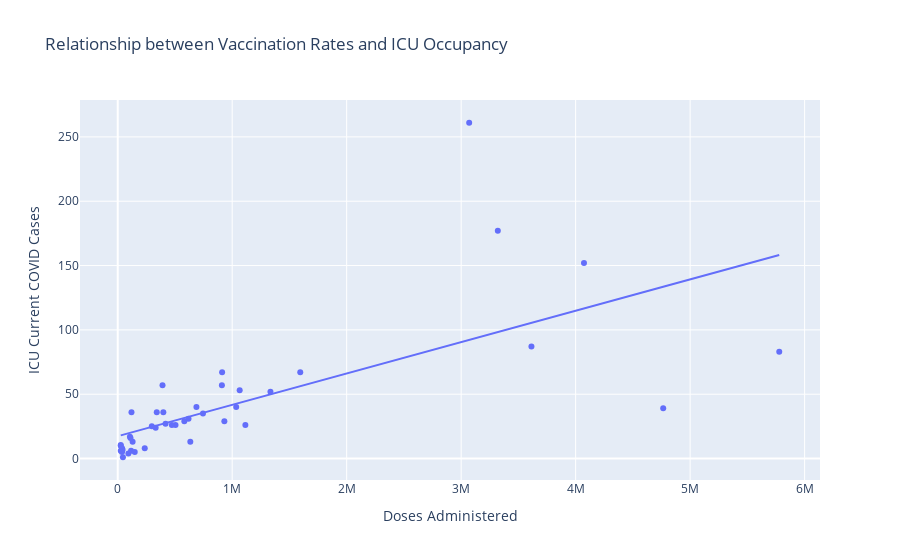
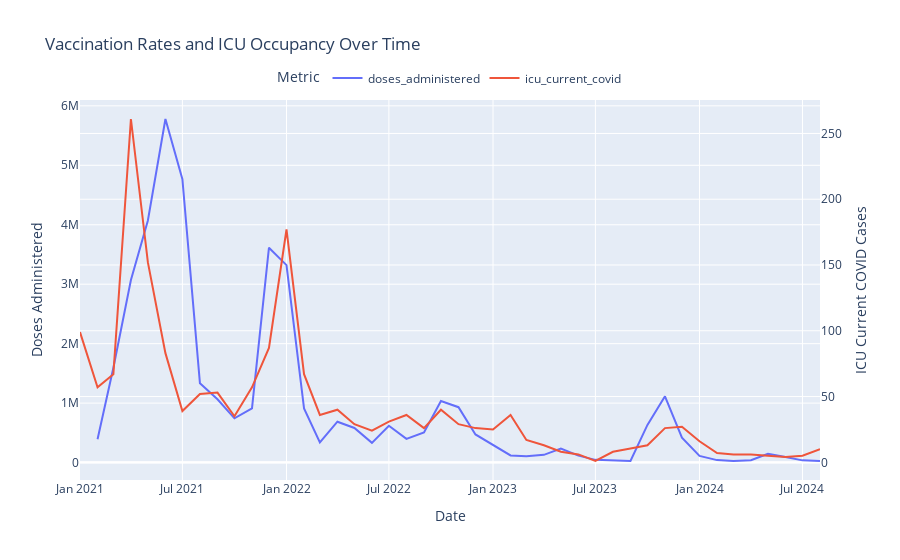
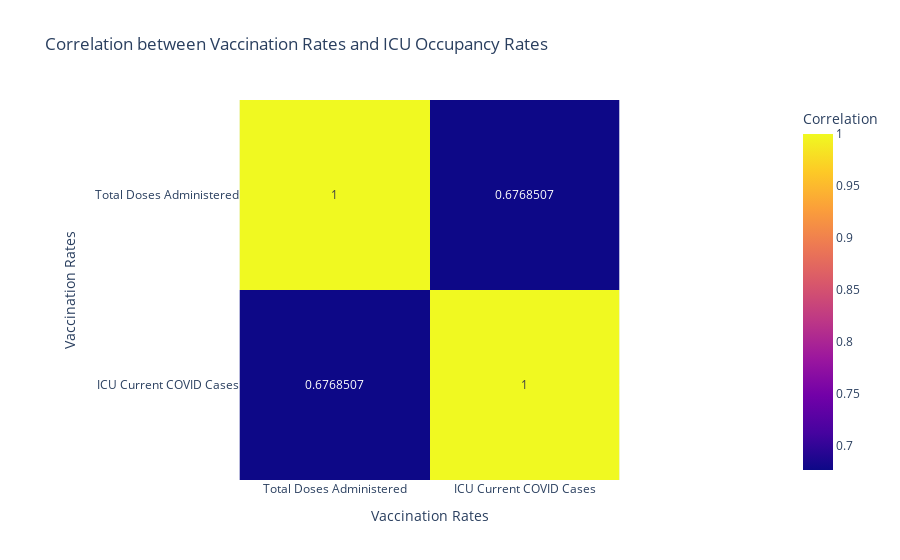

The notebook cell these images were saved under, in order:
### Markdown cell above
### Analysis 01

### Code cell
import plotly.express as px

# Scatter plot of Total Doses Administered vs ICU Current COVID Cases
fig1_scatter = px.scatter(
    merged_df,
    x='doses_administered',
    y='icu_current_covid',
    title='Relationship between Vaccination Rates and ICU Occupancy',
    labels={
        'doses_administered': 'Doses Administered',
        'icu_current_covid': 'ICU Current COVID Cases'
    },
    trendline='ols'
)
fig1_scatter.show()

# Line plot of Total Doses Administered and ICU Current COVID Cases Over Time
fig1_line = px.line(
    merged_df,
    x='date',
    y=['doses_administered', 'icu_current_covid'],
    title='Vaccination Rates and ICU Occupancy Over Time',
    labels={
        'value': 'Count',
        'date': 'Date',
        'variable': 'Metric'
    }
)

# Update layout to add secondary y-axis and adjust legend position
fig1_line.update_layout(
    yaxis2=dict(
        title='ICU Current COVID Cases',
        overlaying='y',
        side='right'
    ),
    yaxis=dict(
        title='Doses Administered'
    ),
    legend=dict(
        orientation='h',
        yanchor='bottom',
        y=1.02,
        xanchor='center',
        x=0.5
    )
)

# Update traces to use secondary y-axis for ICU Current COVID Cases
fig1_line.update_traces(yaxis='y2', selector=dict(name='icu_current_covid'))

fig1_line.show()

# Correlation Heatmap between Vaccination Rates and ICU Occupancy Rates
corr = merged_df[['doses_administered', 'icu_current_covid']].corr()
fig1_corr = px.imshow(
    corr,
    text_auto=True,
    title='Correlation between Vaccination Rates and ICU Occupancy Rates',
    labels=dict(x="Vaccination Rates", y="Vaccination Rates", color="Correlation"),
    x=['Total Doses Administered', 'ICU Current COVID Cases'],
    y=['Total Doses Administered', 'ICU Current COVID Cases']
)
fig1_corr.show()

### Figure 1 — Plotly figure (JSON) as saved in the notebook; plotly's stock layout.template omitted (floating-point values rounded to 4 significant figures)
{"data": [{"hovertemplate": "Doses Administered=%{x}<br>ICU Current COVID Cases=%{y}<extra></extra>", "legendgroup": "", "marker": {"color": "#636efa", "symbol": "circle"}, "mode": "markers", "name": "", "orientation": "v", "showlegend": false, "type": "scatter", "x": [null, 391216, 1594393, 3070032, 4072798, 5778511, 4764858, 1334065, 1065364, 744635, 910065, 3613787, 3320228, 911736, 340962, 687463, 581930, 331407, 618461, 398512, 504758, 1034946, 931480, 473122, 297852, 120103, 106698, 129967, 236026, 116607, 45491, 37613, 26529, 634124, 1114942, 417766, 111905, 41562, 26725, 39784, 148702, 93326, 37021, 26480], "xaxis": "x", "y": [99, 57, 67, 261, 152, 83, 39, 52, 53, 35, 57, 87, 177, 67, 36, 40, 29, 24, 31, 36, 26, 40, 29, 26, 25, 36, 17, 13, 8, 6, 1, 8, 10.5, 13, 26, 27, 16, 7, 6, 6, 5, 4, 5, 10], "yaxis": "y"}, {"hovertemplate": "<b>OLS trendline</b><br>icu_current_covid = 2.43799e-05 * doses_administered + 17.3721<br>R<sup>2</sup>=0.458127<br><br>Doses Administered=%{x}<br>ICU Current COVID Cases=%{y} <b>(trend)</b><extra></extra>", "legendgroup": "", "marker": {"color": "#636efa", "symbol": "circle"}, "mode": "lines", "name": "", "showlegend": false, "type": "scatter", "x": [26480, 26529, 26725, 37021, 37613, 39784, 41562, 45491, 93326, 106698, 111905, 116607, 120103, 129967, 148702, 236026, 297852, 331407, 340962, 391216, 398512, 417766, 473122, 504758, 581930, 618461, 634124, 687463, 744635, 910065, 911736, 931480, 1034946, 1065364, 1114942, 1334065, 1594393, 3070032, 3320228, 3613787, 4072798, 4764858, 5778511], "xaxis": "x", "y": [18.02, 18.02, 18.02, 18.27, 18.29, 18.34, 18.39, 18.48, 19.65, 19.97, 20.1, 20.22, 20.3, 20.54, 21.0, 23.13, 24.63, 25.45, 25.68, 26.91, 27.09, 27.56, 28.91, 29.68, 31.56, 32.45, 32.83, 34.13, 35.53, 39.56, 39.6, 40.08, 42.6, 43.35, 44.55, 49.9, 56.24, 92.22, 98.32, 105.5, 116.7, 133.5, 158.3], "yaxis": "y"}], "layout": {"legend": {"tracegroupgap": 0}, "title": {"text": "Relationship between Vaccination Rates and ICU Occupancy"}, "xaxis": {"anchor": "y", "domain": [0, 1], "title": {"text": "Doses Administered"}}, "yaxis": {"anchor": "x", "domain": [0, 1], "title": {"text": "ICU Current COVID Cases"}}}}

### Figure 2 — Plotly figure (JSON) as saved in the notebook; plotly's stock layout.template omitted (floating-point values rounded to 4 significant figures)
{"data": [{"hovertemplate": "Metric=doses_administered<br>Date=%{x}<br>Count=%{y}<extra></extra>", "legendgroup": "doses_administered", "line": {"color": "#636efa", "dash": "solid"}, "marker": {"symbol": "circle"}, "mode": "lines", "name": "doses_administered", "orientation": "v", "showlegend": true, "type": "scatter", "x": ["2021-01-01T00:00:00", "2021-02-01T00:00:00", "2021-03-01T00:00:00", "2021-04-01T00:00:00", "2021-05-01T00:00:00", "2021-06-01T00:00:00", "2021-07-01T00:00:00", "2021-08-01T00:00:00", "2021-09-01T00:00:00", "2021-10-01T00:00:00", "2021-11-01T00:00:00", "2021-12-01T00:00:00", "2022-01-01T00:00:00", "2022-02-01T00:00:00", "2022-03-01T00:00:00", "2022-04-01T00:00:00", "2022-05-01T00:00:00", "2022-06-01T00:00:00", "2022-07-01T00:00:00", "2022-08-01T00:00:00", "2022-09-01T00:00:00", "2022-10-01T00:00:00", "2022-11-01T00:00:00", "2022-12-01T00:00:00", "2023-01-01T00:00:00", "2023-02-01T00:00:00", "2023-03-01T00:00:00", "2023-04-01T00:00:00", "2023-05-01T00:00:00", "2023-06-01T00:00:00", "2023-07-01T00:00:00", "2023-08-01T00:00:00", "2023-09-01T00:00:00", "2023-10-01T00:00:00", "2023-11-01T00:00:00", "2023-12-01T00:00:00", "2024-01-01T00:00:00", "2024-02-01T00:00:00", "2024-03-01T00:00:00", "2024-04-01T00:00:00", "2024-05-01T00:00:00", "2024-06-01T00:00:00", "2024-07-01T00:00:00", "2024-08-01T00:00:00"], "xaxis": "x", "y": [null, 391216, 1594393, 3070032, 4072798, 5778511, 4764858, 1334065, 1065364, 744635, 910065, 3613787, 3320228, 911736, 340962, 687463, 581930, 331407, 618461, 398512, 504758, 1034946, 931480, 473122, 297852, 120103, 106698, 129967, 236026, 116607, 45491, 37613, 26529, 634124, 1114942, 417766, 111905, 41562, 26725, 39784, 148702, 93326, 37021, 26480], "yaxis": "y"}, {"hovertemplate": "Metric=icu_current_covid<br>Date=%{x}<br>Count=%{y}<extra></extra>", "legendgroup": "icu_current_covid", "line": {"color": "#EF553B", "dash": "solid"}, "marker": {"symbol": "circle"}, "mode": "lines", "name": "icu_current_covid", "orientation": "v", "showlegend": true, "type": "scatter", "x": ["2021-01-01T00:00:00", "2021-02-01T00:00:00", "2021-03-01T00:00:00", "2021-04-01T00:00:00", "2021-05-01T00:00:00", "2021-06-01T00:00:00", "2021-07-01T00:00:00", "2021-08-01T00:00:00", "2021-09-01T00:00:00", "2021-10-01T00:00:00", "2021-11-01T00:00:00", "2021-12-01T00:00:00", "2022-01-01T00:00:00", "2022-02-01T00:00:00", "2022-03-01T00:00:00", "2022-04-01T00:00:00", "2022-05-01T00:00:00", "2022-06-01T00:00:00", "2022-07-01T00:00:00", "2022-08-01T00:00:00", "2022-09-01T00:00:00", "2022-10-01T00:00:00", "2022-11-01T00:00:00", "2022-12-01T00:00:00", "2023-01-01T00:00:00", "2023-02-01T00:00:00", "2023-03-01T00:00:00", "2023-04-01T00:00:00", "2023-05-01T00:00:00", "2023-06-01T00:00:00", "2023-07-01T00:00:00", "2023-08-01T00:00:00", "2023-09-01T00:00:00", "2023-10-01T00:00:00", "2023-11-01T00:00:00", "2023-12-01T00:00:00", "2024-01-01T00:00:00", "2024-02-01T00:00:00", "2024-03-01T00:00:00", "2024-04-01T00:00:00", "2024-05-01T00:00:00", "2024-06-01T00:00:00", "2024-07-01T00:00:00", "2024-08-01T00:00:00"], "xaxis": "x", "y": [99, 57, 67, 261, 152, 83, 39, 52, 53, 35, 57, 87, 177, 67, 36, 40, 29, 24, 31, 36, 26, 40, 29, 26, 25, 36, 17, 13, 8, 6, 1, 8, 10.5, 13, 26, 27, 16, 7, 6, 6, 5, 4, 5, 10], "yaxis": "y2"}], "layout": {"legend": {"orientation": "h", "title": {"text": "Metric"}, "tracegroupgap": 0, "x": 0.5, "xanchor": "center", "y": 1.02, "yanchor": "bottom"}, "title": {"text": "Vaccination Rates and ICU Occupancy Over Time"}, "xaxis": {"anchor": "y", "domain": [0, 1], "title": {"text": "Date"}}, "yaxis": {"anchor": "x", "domain": [0, 1], "title": {"text": "Doses Administered"}}, "yaxis2": {"overlaying": "y", "side": "right", "title": {"text": "ICU Current COVID Cases"}}}}

### Figure 3 — Plotly figure (JSON) as saved in the notebook; plotly's stock layout.template omitted (floating-point values rounded to 4 significant figures)
{"data": [{"coloraxis": "coloraxis", "hovertemplate": "Vaccination Rates: %{x}<br>Vaccination Rates: %{y}<br>Correlation: %{z}<extra></extra>", "name": "0", "texttemplate": "%{z}", "type": "heatmap", "x": ["Total Doses Administered", "ICU Current COVID Cases"], "xaxis": "x", "y": ["Total Doses Administered", "ICU Current COVID Cases"], "yaxis": "y", "z": [[1, 0.6769], [0.6769, 1]]}], "layout": {"coloraxis": {"colorbar": {"title": {"text": "Correlation"}}, "colorscale": [[0, "#0d0887"], [0.1111, "#46039f"], [0.2222, "#7201a8"], [0.3333, "#9c179e"], [0.4444, "#bd3786"], [0.5556, "#d8576b"], [0.6667, "#ed7953"], [0.7778, "#fb9f3a"], [0.8889, "#fdca26"], [1, "#f0f921"]]}, "title": {"text": "Correlation between Vaccination Rates and ICU Occupancy Rates"}, "xaxis": {"anchor": "y", "constrain": "domain", "domain": [0, 1], "scaleanchor": "y", "title": {"text": "Vaccination Rates"}}, "yaxis": {"anchor": "x", "autorange": "reversed", "constrain": "domain", "domain": [0, 1], "title": {"text": "Vaccination Rates"}}}}
